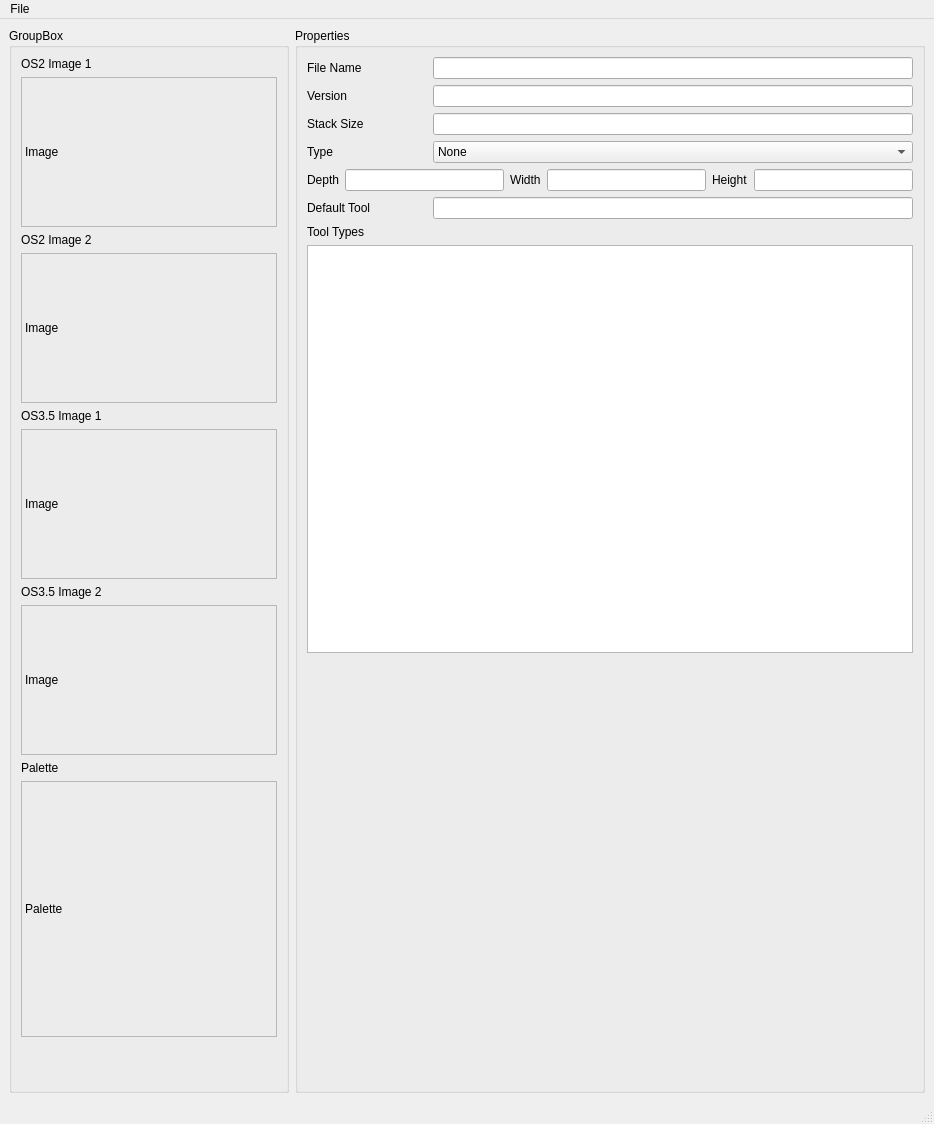
<?xml version="1.0" encoding="UTF-8"?>
<ui version="4.0">
 <class>MainWindow</class>
 <widget class="QMainWindow" name="MainWindow">
  <property name="geometry">
   <rect>
    <x>0</x>
    <y>0</y>
    <width>934</width>
    <height>1124</height>
   </rect>
  </property>
  <property name="sizePolicy">
   <sizepolicy hsizetype="Minimum" vsizetype="Minimum">
    <horstretch>0</horstretch>
    <verstretch>0</verstretch>
   </sizepolicy>
  </property>
  <property name="windowTitle">
   <string>MainWindow</string>
  </property>
  <widget class="QWidget" name="centralwidget">
   <layout class="QHBoxLayout" name="horizontalLayout">
    <item>
     <widget class="QGroupBox" name="groupBox_2">
      <property name="title">
       <string>GroupBox</string>
      </property>
      <layout class="QVBoxLayout" name="verticalLayout_2">
       <item>
        <widget class="QLabel" name="label_10">
         <property name="text">
          <string>OS2 Image 1</string>
         </property>
        </widget>
       </item>
       <item>
        <widget class="QLabel" name="labelOS2Image1">
         <property name="sizePolicy">
          <sizepolicy hsizetype="Preferred" vsizetype="Fixed">
           <horstretch>0</horstretch>
           <verstretch>0</verstretch>
          </sizepolicy>
         </property>
         <property name="minimumSize">
          <size>
           <width>0</width>
           <height>150</height>
          </size>
         </property>
         <property name="frameShape">
          <enum>QFrame::StyledPanel</enum>
         </property>
         <property name="text">
          <string>Image</string>
         </property>
        </widget>
       </item>
       <item>
        <widget class="QLabel" name="label_11">
         <property name="text">
          <string>OS2 Image 2</string>
         </property>
        </widget>
       </item>
       <item>
        <widget class="QLabel" name="labelOS2Image2">
         <property name="sizePolicy">
          <sizepolicy hsizetype="Preferred" vsizetype="Fixed">
           <horstretch>0</horstretch>
           <verstretch>0</verstretch>
          </sizepolicy>
         </property>
         <property name="minimumSize">
          <size>
           <width>0</width>
           <height>150</height>
          </size>
         </property>
         <property name="frameShape">
          <enum>QFrame::StyledPanel</enum>
         </property>
         <property name="text">
          <string>Image</string>
         </property>
        </widget>
       </item>
       <item>
        <widget class="QLabel" name="label_12">
         <property name="text">
          <string>OS3.5 Image 1</string>
         </property>
        </widget>
       </item>
       <item>
        <widget class="QLabel" name="labelOS35Image1">
         <property name="sizePolicy">
          <sizepolicy hsizetype="Preferred" vsizetype="Fixed">
           <horstretch>0</horstretch>
           <verstretch>0</verstretch>
          </sizepolicy>
         </property>
         <property name="minimumSize">
          <size>
           <width>0</width>
           <height>150</height>
          </size>
         </property>
         <property name="frameShape">
          <enum>QFrame::StyledPanel</enum>
         </property>
         <property name="text">
          <string>Image</string>
         </property>
        </widget>
       </item>
       <item>
        <widget class="QLabel" name="label_13">
         <property name="text">
          <string>OS3.5 Image 2</string>
         </property>
        </widget>
       </item>
       <item>
        <widget class="QLabel" name="labelOS35Image2">
         <property name="sizePolicy">
          <sizepolicy hsizetype="Preferred" vsizetype="Fixed">
           <horstretch>0</horstretch>
           <verstretch>0</verstretch>
          </sizepolicy>
         </property>
         <property name="minimumSize">
          <size>
           <width>0</width>
           <height>150</height>
          </size>
         </property>
         <property name="frameShape">
          <enum>QFrame::StyledPanel</enum>
         </property>
         <property name="text">
          <string>Image</string>
         </property>
        </widget>
       </item>
       <item>
        <widget class="QLabel" name="label_14">
         <property name="text">
          <string>Palette</string>
         </property>
        </widget>
       </item>
       <item>
        <widget class="QLabel" name="labelPalette">
         <property name="sizePolicy">
          <sizepolicy hsizetype="Minimum" vsizetype="Minimum">
           <horstretch>0</horstretch>
           <verstretch>0</verstretch>
          </sizepolicy>
         </property>
         <property name="minimumSize">
          <size>
           <width>256</width>
           <height>256</height>
          </size>
         </property>
         <property name="frameShape">
          <enum>QFrame::StyledPanel</enum>
         </property>
         <property name="text">
          <string>Palette</string>
         </property>
        </widget>
       </item>
       <item>
        <spacer name="verticalSpacer_2">
         <property name="orientation">
          <enum>Qt::Vertical</enum>
         </property>
         <property name="sizeHint" stdset="0">
          <size>
           <width>20</width>
           <height>40</height>
          </size>
         </property>
        </spacer>
       </item>
      </layout>
     </widget>
    </item>
    <item>
     <widget class="QGroupBox" name="groupBox">
      <property name="title">
       <string>Properties</string>
      </property>
      <layout class="QVBoxLayout" name="verticalLayout">
       <item>
        <layout class="QHBoxLayout" name="horizontalLayout_2">
         <item>
          <widget class="QLabel" name="label">
           <property name="sizePolicy">
            <sizepolicy hsizetype="Fixed" vsizetype="Preferred">
             <horstretch>0</horstretch>
             <verstretch>0</verstretch>
            </sizepolicy>
           </property>
           <property name="minimumSize">
            <size>
             <width>120</width>
             <height>0</height>
            </size>
           </property>
           <property name="text">
            <string>File Name</string>
           </property>
          </widget>
         </item>
         <item>
          <widget class="QLineEdit" name="lineEditFilename"/>
         </item>
        </layout>
       </item>
       <item>
        <layout class="QHBoxLayout" name="horizontalLayout_3">
         <item>
          <widget class="QLabel" name="label_2">
           <property name="sizePolicy">
            <sizepolicy hsizetype="Fixed" vsizetype="Preferred">
             <horstretch>0</horstretch>
             <verstretch>0</verstretch>
            </sizepolicy>
           </property>
           <property name="minimumSize">
            <size>
             <width>120</width>
             <height>0</height>
            </size>
           </property>
           <property name="text">
            <string>Version</string>
           </property>
          </widget>
         </item>
         <item>
          <widget class="QLineEdit" name="lineEditVersion"/>
         </item>
        </layout>
       </item>
       <item>
        <layout class="QHBoxLayout" name="horizontalLayout_4">
         <item>
          <widget class="QLabel" name="label_3">
           <property name="sizePolicy">
            <sizepolicy hsizetype="Fixed" vsizetype="Preferred">
             <horstretch>0</horstretch>
             <verstretch>0</verstretch>
            </sizepolicy>
           </property>
           <property name="minimumSize">
            <size>
             <width>120</width>
             <height>0</height>
            </size>
           </property>
           <property name="text">
            <string>Stack Size</string>
           </property>
          </widget>
         </item>
         <item>
          <widget class="QLineEdit" name="lineEditStackSize"/>
         </item>
        </layout>
       </item>
       <item>
        <layout class="QHBoxLayout" name="horizontalLayout_5">
         <item>
          <widget class="QLabel" name="label_4">
           <property name="sizePolicy">
            <sizepolicy hsizetype="Fixed" vsizetype="Preferred">
             <horstretch>0</horstretch>
             <verstretch>0</verstretch>
            </sizepolicy>
           </property>
           <property name="minimumSize">
            <size>
             <width>120</width>
             <height>0</height>
            </size>
           </property>
           <property name="text">
            <string>Type</string>
           </property>
          </widget>
         </item>
         <item>
          <widget class="QComboBox" name="comboBoxType">
           <item>
            <property name="text">
             <string>None</string>
            </property>
           </item>
           <item>
            <property name="text">
             <string>Disk</string>
            </property>
           </item>
           <item>
            <property name="text">
             <string>Drawer</string>
            </property>
           </item>
           <item>
            <property name="text">
             <string>Tool</string>
            </property>
           </item>
           <item>
            <property name="text">
             <string>Project</string>
            </property>
           </item>
           <item>
            <property name="text">
             <string>Garbage</string>
            </property>
           </item>
           <item>
            <property name="text">
             <string>Device</string>
            </property>
           </item>
           <item>
            <property name="text">
             <string>Kick</string>
            </property>
           </item>
           <item>
            <property name="text">
             <string>AppIcon</string>
            </property>
           </item>
          </widget>
         </item>
        </layout>
       </item>
       <item>
        <layout class="QHBoxLayout" name="horizontalLayout_7">
         <item>
          <widget class="QLabel" name="label_6">
           <property name="text">
            <string>Depth</string>
           </property>
          </widget>
         </item>
         <item>
          <widget class="QLineEdit" name="lineEditDepth"/>
         </item>
         <item>
          <widget class="QLabel" name="label_7">
           <property name="text">
            <string>Width</string>
           </property>
          </widget>
         </item>
         <item>
          <widget class="QLineEdit" name="lineEditWidth"/>
         </item>
         <item>
          <widget class="QLabel" name="label_8">
           <property name="text">
            <string>Height</string>
           </property>
          </widget>
         </item>
         <item>
          <widget class="QLineEdit" name="lineEditHeight"/>
         </item>
        </layout>
       </item>
       <item>
        <layout class="QHBoxLayout" name="horizontalLayout_6">
         <item>
          <widget class="QLabel" name="label_5">
           <property name="sizePolicy">
            <sizepolicy hsizetype="Fixed" vsizetype="Preferred">
             <horstretch>0</horstretch>
             <verstretch>0</verstretch>
            </sizepolicy>
           </property>
           <property name="minimumSize">
            <size>
             <width>120</width>
             <height>0</height>
            </size>
           </property>
           <property name="text">
            <string>Default Tool</string>
           </property>
          </widget>
         </item>
         <item>
          <widget class="QLineEdit" name="lineEditDefaultTool"/>
         </item>
        </layout>
       </item>
       <item>
        <layout class="QVBoxLayout" name="verticalLayout_3">
         <item>
          <widget class="QLabel" name="label_9">
           <property name="text">
            <string>Tool Types</string>
           </property>
          </widget>
         </item>
         <item>
          <widget class="QPlainTextEdit" name="plainTextEditToolTypes"/>
         </item>
        </layout>
       </item>
       <item>
        <spacer name="verticalSpacer">
         <property name="orientation">
          <enum>Qt::Vertical</enum>
         </property>
         <property name="sizeHint" stdset="0">
          <size>
           <width>20</width>
           <height>40</height>
          </size>
         </property>
        </spacer>
       </item>
      </layout>
     </widget>
    </item>
   </layout>
  </widget>
  <widget class="QMenuBar" name="menubar">
   <property name="geometry">
    <rect>
     <x>0</x>
     <y>0</y>
     <width>934</width>
     <height>22</height>
    </rect>
   </property>
   <widget class="QMenu" name="menuFile">
    <property name="title">
     <string>File</string>
    </property>
    <addaction name="actionOpen"/>
   </widget>
   <addaction name="menuFile"/>
  </widget>
  <widget class="QStatusBar" name="statusbar"/>
  <action name="actionOpen">
   <property name="text">
    <string>Open</string>
   </property>
   <property name="shortcut">
    <string>Ctrl+O</string>
   </property>
  </action>
 </widget>
 <resources/>
 <connections/>
</ui>
